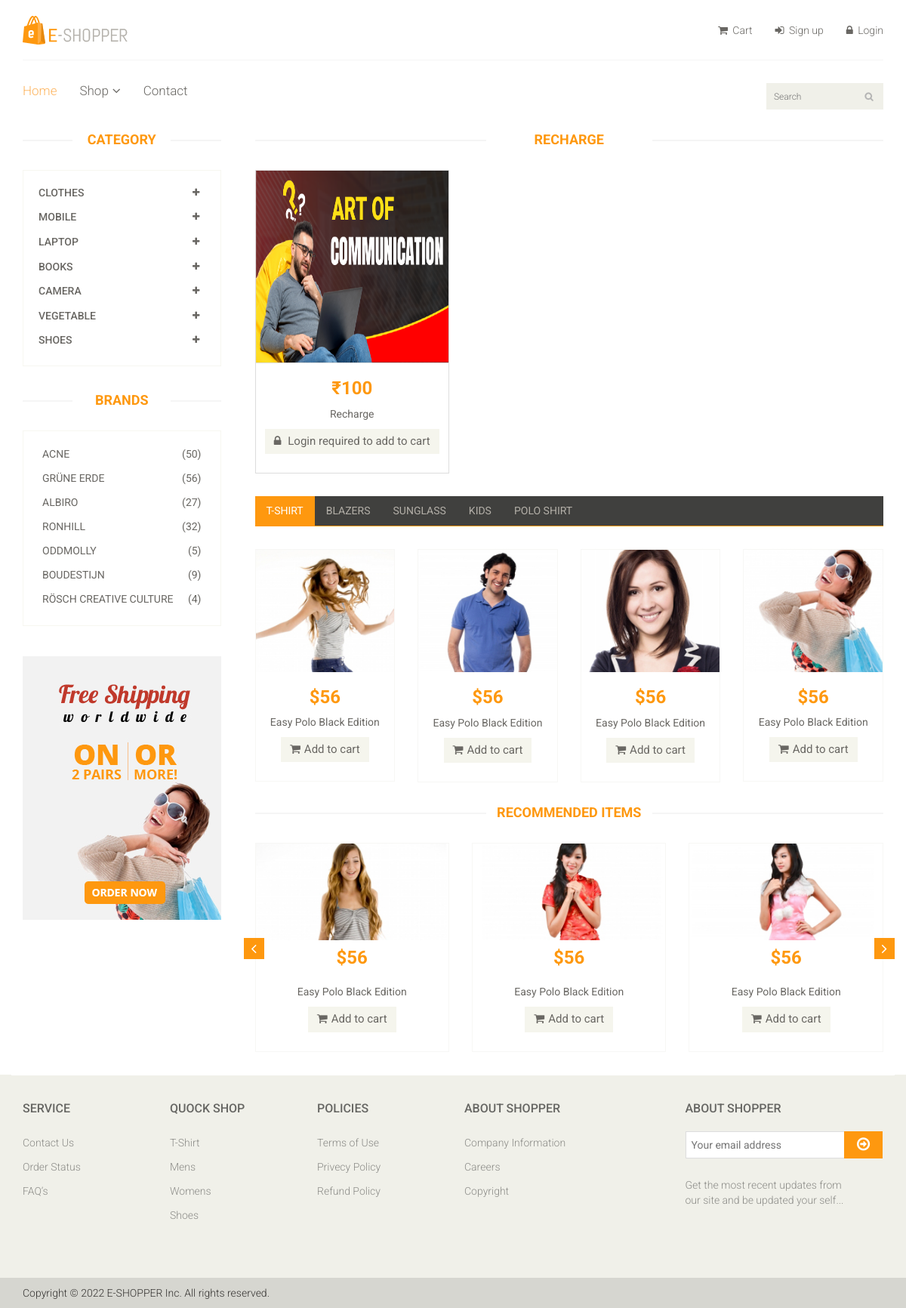
Page /product/products/mobile-recharge on the committed database.
### category_app/models.py (models this page shows, shortened)
class CategoryModel(models.Model):
    categoryName = models.CharField(max_length=100,unique=True)
    categoryImage = models.ImageField(upload_to='category/',blank=True,)
    slug = models.SlugField(unique=True, max_length=100, blank=True, editable=False)

class SubCategoryModel(models.Model):
    subcategoryName= models.CharField(max_length=100)
    category = models.ForeignKey(CategoryModel,on_delete=models.CASCADE)
    subcategoryImage = models.ImageField(upload_to='subcategory/',blank=True,)
    slug = models.SlugField(unique=True, max_length=100, blank=True, editable=False)

### product_app/models.py (models this page shows, shortened)
class ProductModel(models.Model):
    ProductName = models.CharField(max_length=100)
    ProductImage = models.ImageField(blank=True,upload_to='product/')
    category = models.ForeignKey(CategoryModel,on_delete=models.CASCADE)
    subcategory = models.ForeignKey(SubCategoryModel,on_delete=models.CASCADE)
    brandName = models.CharField(max_length=100)
    ProductPrice =models.IntegerField()
    sellerName = models.CharField(max_length=100)
    ProductDetail = models.TextField()
    slug = models.SlugField(unique=True, max_length=100, blank=True, editable=False)

### product_app/views.py (the view)
# urls.py: path('products/<slug:subcatslug>', ProductView, name='products'),
def ProductView(request,subcatslug):
    if subcatslug == 'all':
        products = ProductModel.objects.all() # fetch all products
        subcateheadername = "All Products" # Set subcategory name to "All Products"
    else:
        subcategoryslug = get_object_or_404(SubCategoryModel, slug=subcatslug) #fetch slug of specified product
        products  = ProductModel.objects.filter(subcategory=subcategoryslug) #fetcg those product which subcategort match
        subcateheadername = subcategoryslug.subcategoryName # Get the name of the subcategory
    cat_subcat_for_nav = Cat_Subcat_Nav_View()  # left sidebar
    if request.user.is_authenticated:
        for product in products:
            product.quantity_in_cart = 0  # Default value if not in cart
            for item in request.user.cartmodel.items.all():
                if item.product == product:
                    product.quantity_in_cart = item.quantity
    context = {
        'cat_sub_nav' : cat_subcat_for_nav,
        'subcateheadername':subcateheadername,
        'products' : products,
        'subcatslug':subcatslug
    }
    return render(request,'product_app/product.html',context)

### category_app/views.py (called while the page is built)
def Cat_Subcat_Nav_View():
    categories= CategoryModel.objects.all()
    categoryHeader=[]
    for category in categories:
        subcategories=SubCategoryModel.objects.filter(category=category.pk)
        subcategoryArray=[]
        for subcategory in subcategories:
            subcategoryDict = {"subId:":subcategory.pk,"subName":subcategory.subcategoryName,"subslug":subcategory.slug}
            subcategoryArray.append(subcategoryDict)
        categoryDict={"cat_Id":category.pk,"catName":category.categoryName,"subcategory":subcategoryArray}
        categoryHeader.append(categoryDict)
    return categoryHeader

### product_app/templates/product_app/product.html (shortened to what this page needs)
{% extends 'base_app/base.html' %}
{% load static %}
{% block content %}
	<section>
		<div class="container">
			<div class="row">
				<div class="col-sm-3">
					<div class="left-sidebar">
						<h2>Category</h2>
						<div class="panel-group category-products" id="accordian">
							{% for category in cat_sub_nav %}
							<div class="panel panel-default">
								<div class="panel-heading">
									<h4 class="panel-title">
										<a data-toggle="collapse" data-parent="#accordian" href="#{{ category.catName|slugify }}">
											<span class="badge pull-right"><i class="fa fa-plus"></i></span>
											{{category.catName}}
										</a>
									</h4>
								</div>
							</div>
							{% endfor %}
						</div>
						<div class="brands_products">
							<h2>Brands</h2>
							<div class="brands-name">
								<ul class="nav nav-pills nav-stacked">
									<li><a href="#"> <span class="pull-right">(50)</span>Acne</a></li>
									<li><a href="#"> <span class="pull-right">(56)</span>Grüne Erde</a></li>
									<li><a href="#"> <span class="pull-right">(27)</span>Albiro</a></li>
									<li><a href="#"> <span class="pull-right">(32)</span>Ronhill</a></li>
									<li><a href="#"> <span class="pull-right">(5)</span>Oddmolly</a></li>
									<li><a href="#"> <span class="pull-right">(9)</span>Boudestijn</a></li>
									<li><a href="#"> <span class="pull-right">(4)</span>Rösch creative culture</a></li>
								</ul>
							</div>
						</div>
						<div class="shipping text-center">
							<img src="{% static 'images/home/shipping.jpg' %}" alt="" />
						</div>
					</div>
				</div>
				<div class="col-sm-9 padding-right">
					<div class="features_items">
						<h2 class="title text-center">{{subcateheadername}}</h2>
						<div class="product-container" style="display:flex; flex-wrap:wrap;">
							{% for product in products%}
								<div class="col-sm-4">
									<div class="product-image-wrapper" style="border:1px solid #ddd ;">
										<div class="single-products">
											<div class="productinfo text-center">
												<a href="{% url 'product_app:productdetail' product.slug %}">
													{% if product.ProductImage %}
														<img src="{{ product.ProductImage.url }}" alt="{{ product.ProductName }}"
														style="display: block; width: 100%; aspect-ratio: 1/1; border-bottom: 1px solid #ddd;" />
													{% else %}
														<img src="#" alt="{{product.ProductName}} image"
														style="display: block; width: 100%; aspect-ratio: 1/1; border-bottom: 1px solid #ddd;" />
													{% endif %}
													<h2>₹{{product.ProductPrice}}</h2>
													<p>{{product.ProductName}}</p>
												</a>
												{% if request.user.is_authenticated %}
													{% if product.quantity_in_cart > 0 %}
														<p>Available in cart: {{ product.quantity_in_cart }} units</p>
														<a href="{% url 'cart_app:cart' %}" class="btn btn-default add-to-cart">
															<i class="fa fa-shopping-cart"></i> Go to cart
														</a>
													{% else %}
														<a href="{% url 'cart_app:add_to_cart' product.slug %}?subcatslug={{ subcatslug }}"
														class="btn btn-default add-to-cart">
															<i class="fa fa-shopping-cart"></i> Add to cart
														</a>
													{% endif %}
												{% else %}
													<a href="{% url 'user_app:login' %}?retpath=prolog&subcatslug={{ subcatslug }}"
														class="btn btn-default add-to-cart">
														<i class="fa fa-lock"></i> Login required to add to cart
													</a>
												{% endif %}
											</div>
										</div>
									</div>
								</div>
							{% endfor %}
						</div>
					</div>
					<div class="category-tab">
						<div class="col-sm-12">
							<ul class="nav nav-tabs">
								<li class="active"><a href="#tshirt" data-toggle="tab">T-Shirt</a></li>
								<li><a href="#blazers" data-toggle="tab">Blazers</a></li>
								<li><a href="#sunglass" data-toggle="tab">Sunglass</a></li>
								<li><a href="#kids" data-toggle="tab">Kids</a></li>
								<li><a href="#poloshirt" data-toggle="tab">Polo shirt</a></li>
							</ul>
						</div>
						<div class="tab-content">
							<div class="tab-pane fade active in" id="tshirt" >
								<div class="col-sm-3">
									<div class="product-image-wrapper">
										<div class="single-products">
											<div class="productinfo text-center">
												<img src="{% static 'images/home/gallery1.jpg' %}" alt="" />
												<h2>$56</h2>
												<p>Easy Polo Black Edition</p>
												<a href="#" class="btn btn-default add-to-cart"><i class="fa fa-shopping-cart"></i>Add to cart</a>
											</div>
										</div>
									</div>
								</div>
								<div class="col-sm-3">
									<div class="product-image-wrapper">
										<div class="single-products">
											<div class="productinfo text-center">
												<img src="{% static 'images/home/gallery2.jpg' %}" alt="" />
												<h2>$56</h2>
												<p>Easy Polo Black Edition</p>
												<a href="#" class="btn btn-default add-to-cart"><i class="fa fa-shopping-cart"></i>Add to cart</a>
											</div>
										</div>
									</div>
								</div>
								<div class="col-sm-3">
									<div class="product-image-wrapper">
										<div class="single-products">
											<div class="productinfo text-center">
												<img src="{% static 'images/home/gallery3.jpg' %}" alt="" />
												<h2>$56</h2>
												<p>Easy Polo Black Edition</p>
												<a href="#" class="btn btn-default add-to-cart"><i class="fa fa-shopping-cart"></i>Add to cart</a>
											</div>
										</div>
									</div>
								</div>
								<div class="col-sm-3">
									<div class="product-image-wrapper">
										<div class="single-products">
											<div class="productinfo text-center">
												<img src="{% static 'images/home/gallery4.jpg' %}" alt="" />
												<h2>$56</h2>
												<p>Easy Polo Black Edition</p>
												<a href="#" class="btn btn-default add-to-cart"><i class="fa fa-shopping-cart"></i>Add to cart</a>
											</div>
										</div>
									</div>
								</div>
							</div>
						</div>
					</div>
					<div class="recommended_items">
						<h2 class="title text-center">recommended items</h2>
						<div id="recommended-item-carousel" class="carousel slide" data-ride="carousel">
							<div class="carousel-inner">
								<div class="item active">
									<div class="col-sm-4">
										<div class="product-image-wrapper">
											<div class="single-products">
												<div class="productinfo text-center">
													<img src="{% static 'images/home/recommend1.jpg' %}" alt="" />
													<h2>$56</h2>
													<p>Easy Polo Black Edition</p>
													<a href="#" class="btn btn-default add-to-cart"><i class="fa fa-shopping-cart"></i>Add to cart</a>
												</div>
											</div>
										</div>
									</div>
									<div class="col-sm-4">
										<div class="product-image-wrapper">
											<div class="single-products">
												<div class="productinfo text-center">
													<img src="{% static 'images/home/recommend2.jpg' %}" alt="" />
													<h2>$56</h2>
													<p>Easy Polo Black Edition</p>
													<a href="#" class="btn btn-default add-to-cart"><i class="fa fa-shopping-cart"></i>Add to cart</a>
												</div>
											</div>
										</div>
									</div>
									<div class="col-sm-4">
										<div class="product-image-wrapper">
											<div class="single-products">
												<div class="productinfo text-center">
													<img src="{% static 'images/home/recommend3.jpg' %}" alt="" />
													<h2>$56</h2>
													<p>Easy Polo Black Edition</p>
													<a href="#" class="btn btn-default add-to-cart"><i class="fa fa-shopping-cart"></i>Add to cart</a>
												</div>
											</div>
										</div>
									</div>
								</div>
							</div>
							 <a class="left recommended-item-control" href="#recommended-item-carousel" data-slide="prev">
								<i class="fa fa-angle-left"></i>
							  </a>
							  <a class="right recommended-item-control" href="#recommended-item-carousel" data-slide="next">
								<i class="fa fa-angle-right"></i>
							  </a>
						</div>
					</div>
				</div>
			</div>
		</div>
	</section>
{% endblock content %}

### static/css/main.css (style rules this page uses)
body { font-family: 'Roboto', sans-serif; background:; position: relative; font-weight:400px; }
ul li { list-style: none; }
a { -webkit-transition: 300ms; -moz-transition: 300ms; -o-transition: 300ms; transition: 300ms; }
h1, h2, h3, h4, h5, h6 { font-family: 'Roboto', sans-serif; }
.item { padding-left: 100px; }
.item h2 { color: #363432; font-family: 'Roboto', sans-serif; font-size: 28px; font-weight: 700; margin-bottom: 22px; margin-top: 10px; }
.item p { color:#363432; font-size:16px; font-weight:300; font-family: 'Roboto', sans-serif; }
.right { right: 0; }
.category-products { border: 1px solid #F7F7F0; margin-bottom: 35px; padding-bottom: 20px; padding-top: 15px; }
.left-sidebar h2, .brands_products h2 { color: #FE980F; font-family: 'Roboto', sans-serif; font-size: 18px; font-weight: 700; margin: 0 auto 30px; text-align: center; text-transform: uppercase; position: relative; z-index:3; }
.left-sidebar h2:after, h2.title:after { content: " "; position: absolute; border: 1px solid #f5f5f5; bottom:8px; left: 0; width: 100%; height: 0; z-index: -2; }
.left-sidebar h2:before { content: " "; position: absolute; background: #fff; bottom: -6px; width: 130px; height: 30px; z-index: -1; left: 50%; margin-left: -65px; }
h2.title:before { content: " "; position: absolute; background: #fff; bottom: -6px; width: 220px; height: 30px; z-index: -1; left: 50%; margin-left: -110px; }
.category-products .panel { background-color: #FFFFFF; border: 0px; border-radius: 0px; box-shadow:none; margin-bottom: 0px; }
.category-products .panel-default .panel-heading { background-color: #FFFFFF; border: 0 none; color: #FFFFFF; padding: 5px 20px; }
.category-products .panel-default .panel-heading .panel-title a { color: #696763; font-family: 'Roboto', sans-serif; font-size: 14px; text-decoration: none; text-transform: uppercase; }
.category-products .badge { background:none; border-radius: 10px; color: #696763; display: inline-block; font-size: 12px; font-weight: bold; line-height: 1; min-width: 10px; padding: 3px 7px; text-align: center; vertical-align: baseline; white-space: nowrap; }
.brands-name { border: 1px solid #F7F7F0; padding-bottom: 20px; padding-top: 15px; }
.brands-name .nav-stacked li a { background-color: #FFFFFF; color: #696763; font-family: 'Roboto', sans-serif; font-size: 14px; padding: 5px 25px; text-decoration: none; text-transform: uppercase; }
.shipping { background-color: #F2F2F2; margin-top: 40px; overflow: hidden; padding-top: 20px; position: relative; }
.padding-right { padding-right: 0; }
.features_items { overflow:hidden; }
h2.title { color: #FE980F; font-family: 'Roboto', sans-serif; font-size: 18px; font-weight: 700; margin: 0 15px; text-transform: uppercase; margin-bottom: 30px; position: relative; }
.product-image-wrapper { border:1px solid #F7F7F5; overflow: hidden; margin-bottom:30px; }
.single-products { position: relative; }
.productinfo h2 { color: #FE980F; font-family: 'Roboto', sans-serif; font-size: 24px; font-weight: 700; }
.productinfo p { font-family: 'Roboto', sans-serif; font-size: 14px; font-weight: 400; color: #696763; }
.productinfo img { width: 100%; }
.productinfo { position:relative; }
.add-to-cart { background:#F5F5ED; border: 0 none; border-radius: 0; color: #696763; font-family: 'Roboto', sans-serif; font-size: 15px; margin-bottom: 25px; }
.add-to-cart i { margin-right:5px; }
.category-tab { overflow: hidden; }
.category-tab ul { background: #40403E; border-bottom: 1px solid #FE980F; list-style: none outside none; margin: 0 0 30px; padding: 0; width: 100%; }
.category-tab ul li a { border: 0 none; border-radius: 0; color: #B3AFA8; display: block; font-family: 'Roboto', sans-serif; font-size: 14px; text-transform: uppercase; }
.nav-tabs li.active a, .nav-tabs li.active a:hover, .nav-tabs li.active a:focus { -moz-border-bottom-colors: none; -moz-border-left-colors: none; -moz-border-right-colors: none; -moz-border-top-colors: none; background-color: #FE980F; border:0px; color: #FFFFFF; cursor: default; margin-right:0; margin-left:0; }
.nav-tabs li a { border: 1px solid rgba(0, 0, 0, 0); border-radius: 4px 4px 0 0; line-height: 1.42857; margin-right:0; }
.recommended_items { overflow: hidden; }
#recommended-item-carousel .carousel-inner .item { padding-left: 0; }
.recommended-item-control { position: absolute; top: 41%; }
.recommended-item-control i { background: none repeat scroll 0 0 #FE980F; color: #FFFFFF; font-size: 20px; padding: 4px 10px; }

### rows in the picture
CategoryModel: catName "CLOTHES"
CategoryModel: catName "MOBILE"
CategoryModel: catName "LAPTOP"
CategoryModel: catName "BOOKS"
CategoryModel: catName "CAMERA"
CategoryModel: catName "VEGETABLE"
CategoryModel: catName "SHOES"
SubCategoryModel: subcategoryName "RECHARGE"
ProductModel: ProductImage (picture), ProductPrice "100", ProductName "Recharge"
